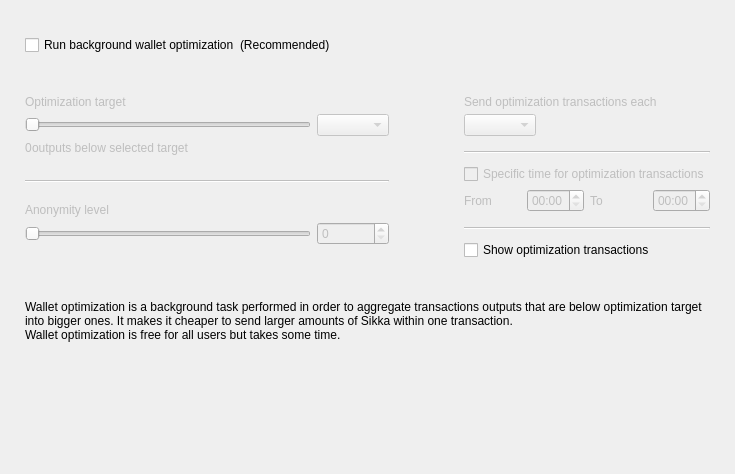
<?xml version="1.0" encoding="UTF-8"?>
<ui version="4.0">
 <class>OptimizationOptionsFrame</class>
 <widget class="QFrame" name="OptimizationOptionsFrame">
  <property name="geometry">
   <rect>
    <x>0</x>
    <y>0</y>
    <width>735</width>
    <height>474</height>
   </rect>
  </property>
  <property name="windowTitle">
   <string>Frame</string>
  </property>
  <property name="frameShape">
   <enum>QFrame::NoFrame</enum>
  </property>
  <property name="frameShadow">
   <enum>QFrame::Raised</enum>
  </property>
  <layout class="QVBoxLayout" name="verticalLayout">
   <property name="spacing">
    <number>0</number>
   </property>
   <property name="leftMargin">
    <number>25</number>
   </property>
   <property name="topMargin">
    <number>35</number>
   </property>
   <property name="rightMargin">
    <number>25</number>
   </property>
   <property name="bottomMargin">
    <number>0</number>
   </property>
   <item>
    <layout class="QHBoxLayout" name="horizontalLayout_2">
     <item>
      <widget class="QCheckBox" name="m_enableOptimizationCheck">
       <property name="text">
        <string>Run background wallet optimization</string>
       </property>
      </widget>
     </item>
     <item>
      <widget class="WalletGui::WalletNormalGrayTextLabel" name="label_8">
       <property name="text">
        <string>(Recommended)</string>
       </property>
      </widget>
     </item>
     <item>
      <spacer name="horizontalSpacer">
       <property name="orientation">
        <enum>Qt::Horizontal</enum>
       </property>
       <property name="sizeHint" stdset="0">
        <size>
         <width>40</width>
         <height>20</height>
        </size>
       </property>
      </spacer>
     </item>
    </layout>
   </item>
   <item>
    <spacer name="verticalSpacer_2">
     <property name="orientation">
      <enum>Qt::Vertical</enum>
     </property>
     <property name="sizeType">
      <enum>QSizePolicy::Fixed</enum>
     </property>
     <property name="sizeHint" stdset="0">
      <size>
       <width>20</width>
       <height>40</height>
      </size>
     </property>
    </spacer>
   </item>
   <item>
    <widget class="QWidget" name="m_optimizationOptionsWidget" native="true">
     <property name="enabled">
      <bool>true</bool>
     </property>
     <layout class="QHBoxLayout" name="horizontalLayout">
      <property name="spacing">
       <number>75</number>
      </property>
      <property name="leftMargin">
       <number>0</number>
      </property>
      <property name="topMargin">
       <number>0</number>
      </property>
      <property name="rightMargin">
       <number>0</number>
      </property>
      <property name="bottomMargin">
       <number>0</number>
      </property>
      <item alignment="Qt::AlignTop">
       <widget class="QWidget" name="widget1" native="true">
        <property name="enabled">
         <bool>false</bool>
        </property>
        <layout class="QGridLayout" name="gridLayout" columnstretch="50,0,0,0">
         <property name="leftMargin">
          <number>0</number>
         </property>
         <property name="topMargin">
          <number>0</number>
         </property>
         <property name="rightMargin">
          <number>0</number>
         </property>
         <property name="bottomMargin">
          <number>0</number>
         </property>
         <property name="verticalSpacing">
          <number>5</number>
         </property>
         <item row="0" column="0" colspan="4">
          <widget class="WalletGui::WalletNormalBlackTextLabel" name="label_5">
           <property name="text">
            <string>Optimization target</string>
           </property>
           <property name="indent">
            <number>0</number>
           </property>
          </widget>
         </item>
         <item row="4" column="0" colspan="4">
          <spacer name="verticalSpacer_3">
           <property name="orientation">
            <enum>Qt::Vertical</enum>
           </property>
           <property name="sizeType">
            <enum>QSizePolicy::Fixed</enum>
           </property>
           <property name="sizeHint" stdset="0">
            <size>
             <width>20</width>
             <height>20</height>
            </size>
           </property>
          </spacer>
         </item>
         <item row="1" column="0" colspan="3">
          <widget class="QSlider" name="m_thresholdSlider">
           <property name="maximum">
            <number>6</number>
           </property>
           <property name="pageStep">
            <number>1</number>
           </property>
           <property name="orientation">
            <enum>Qt::Horizontal</enum>
           </property>
          </widget>
         </item>
         <item row="1" column="3">
          <widget class="QComboBox" name="m_thresholdCombo"/>
         </item>
         <item row="5" column="0" colspan="4">
          <widget class="Line" name="line">
           <property name="orientation">
            <enum>Qt::Horizontal</enum>
           </property>
          </widget>
         </item>
         <item row="6" column="0" colspan="4">
          <spacer name="verticalSpacer_4">
           <property name="orientation">
            <enum>Qt::Vertical</enum>
           </property>
           <property name="sizeType">
            <enum>QSizePolicy::Fixed</enum>
           </property>
           <property name="sizeHint" stdset="0">
            <size>
             <width>20</width>
             <height>15</height>
            </size>
           </property>
          </spacer>
         </item>
         <item row="8" column="3">
          <widget class="QSpinBox" name="m_mixinSpin">
           <property name="buttonSymbols">
            <enum>QAbstractSpinBox::UpDownArrows</enum>
           </property>
          </widget>
         </item>
         <item row="7" column="0" colspan="4">
          <widget class="WalletGui::WalletNormalBlackTextLabel" name="label_7">
           <property name="text">
            <string>Anonymity level</string>
           </property>
           <property name="indent">
            <number>0</number>
           </property>
          </widget>
         </item>
         <item row="8" column="0" colspan="3">
          <widget class="QSlider" name="m_mixinSlider">
           <property name="pageStep">
            <number>1</number>
           </property>
           <property name="orientation">
            <enum>Qt::Horizontal</enum>
           </property>
          </widget>
         </item>
         <item row="2" column="0" colspan="4">
          <spacer name="verticalSpacer_12">
           <property name="orientation">
            <enum>Qt::Vertical</enum>
           </property>
           <property name="sizeType">
            <enum>QSizePolicy::Fixed</enum>
           </property>
           <property name="sizeHint" stdset="0">
            <size>
             <width>20</width>
             <height>0</height>
            </size>
           </property>
          </spacer>
         </item>
         <item row="3" column="0" colspan="4">
          <layout class="QHBoxLayout" name="horizontalLayout_3" stretch="0,1">
           <item>
            <widget class="QLabel" name="m_nonOptimizedOutputsLabel">
             <property name="text">
              <string>0</string>
             </property>
            </widget>
           </item>
           <item>
            <widget class="WalletGui::WalletNormalBlackTextLabel" name="m_nonOptimizedOutputsTextLabel">
             <property name="text">
              <string>outputs below selected target</string>
             </property>
            </widget>
           </item>
          </layout>
         </item>
        </layout>
       </widget>
      </item>
      <item>
       <layout class="QVBoxLayout" name="verticalLayout_3">
        <property name="spacing">
         <number>10</number>
        </property>
        <property name="rightMargin">
         <number>0</number>
        </property>
        <property name="bottomMargin">
         <number>0</number>
        </property>
        <item>
         <widget class="QWidget" name="widget2" native="true">
          <property name="enabled">
           <bool>false</bool>
          </property>
          <layout class="QGridLayout" name="gridLayout_2" columnstretch="0,0,0,0">
           <property name="leftMargin">
            <number>0</number>
           </property>
           <property name="topMargin">
            <number>0</number>
           </property>
           <property name="rightMargin">
            <number>0</number>
           </property>
           <property name="bottomMargin">
            <number>0</number>
           </property>
           <property name="verticalSpacing">
            <number>5</number>
           </property>
           <item row="2" column="0" colspan="2" alignment="Qt::AlignLeft">
            <widget class="QComboBox" name="m_periodCombo"/>
           </item>
           <item row="8" column="0">
            <widget class="WalletGui::WalletNormalBlackTextLabel" name="label_2">
             <property name="text">
              <string>From</string>
             </property>
            </widget>
           </item>
           <item row="8" column="1">
            <widget class="QTimeEdit" name="m_startTimeEdit">
             <property name="enabled">
              <bool>false</bool>
             </property>
             <property name="displayFormat">
              <string>HH:mm</string>
             </property>
            </widget>
           </item>
           <item row="8" column="2">
            <widget class="WalletGui::WalletNormalBlackTextLabel" name="label_3">
             <property name="text">
              <string>To</string>
             </property>
            </widget>
           </item>
           <item row="8" column="3">
            <widget class="QTimeEdit" name="m_stopTimeEdit">
             <property name="enabled">
              <bool>false</bool>
             </property>
             <property name="displayFormat">
              <string>HH:mm</string>
             </property>
            </widget>
           </item>
           <item row="6" column="0" colspan="4">
            <widget class="QCheckBox" name="m_optimizationTimeCheck">
             <property name="text">
              <string>Specific time for optimization transactions</string>
             </property>
            </widget>
           </item>
           <item row="4" column="0" colspan="4">
            <widget class="Line" name="line_2">
             <property name="orientation">
              <enum>Qt::Horizontal</enum>
             </property>
            </widget>
           </item>
           <item row="0" column="0" colspan="4">
            <widget class="WalletGui::WalletNormalBlackTextLabel" name="label_4">
             <property name="text">
              <string>Send optimization transactions each</string>
             </property>
             <property name="indent">
              <number>0</number>
             </property>
            </widget>
           </item>
           <item row="7" column="0" colspan="4">
            <spacer name="verticalSpacer_8">
             <property name="orientation">
              <enum>Qt::Vertical</enum>
             </property>
             <property name="sizeType">
              <enum>QSizePolicy::Fixed</enum>
             </property>
             <property name="sizeHint" stdset="0">
              <size>
               <width>20</width>
               <height>0</height>
              </size>
             </property>
            </spacer>
           </item>
           <item row="3" column="0" colspan="4">
            <spacer name="verticalSpacer_6">
             <property name="orientation">
              <enum>Qt::Vertical</enum>
             </property>
             <property name="sizeType">
              <enum>QSizePolicy::Fixed</enum>
             </property>
             <property name="sizeHint" stdset="0">
              <size>
               <width>20</width>
               <height>10</height>
              </size>
             </property>
            </spacer>
           </item>
           <item row="10" column="0" colspan="4">
            <widget class="Line" name="line_3">
             <property name="orientation">
              <enum>Qt::Horizontal</enum>
             </property>
            </widget>
           </item>
           <item row="1" column="0" colspan="4">
            <spacer name="verticalSpacer_5">
             <property name="orientation">
              <enum>Qt::Vertical</enum>
             </property>
             <property name="sizeType">
              <enum>QSizePolicy::Fixed</enum>
             </property>
             <property name="sizeHint" stdset="0">
              <size>
               <width>20</width>
               <height>0</height>
              </size>
             </property>
            </spacer>
           </item>
           <item row="5" column="0" colspan="4">
            <spacer name="verticalSpacer_7">
             <property name="orientation">
              <enum>Qt::Vertical</enum>
             </property>
             <property name="sizeType">
              <enum>QSizePolicy::Fixed</enum>
             </property>
             <property name="sizeHint" stdset="0">
              <size>
               <width>20</width>
               <height>5</height>
              </size>
             </property>
            </spacer>
           </item>
           <item row="9" column="0" colspan="4">
            <spacer name="verticalSpacer_10">
             <property name="orientation">
              <enum>Qt::Vertical</enum>
             </property>
             <property name="sizeType">
              <enum>QSizePolicy::Fixed</enum>
             </property>
             <property name="sizeHint" stdset="0">
              <size>
               <width>20</width>
               <height>10</height>
              </size>
             </property>
            </spacer>
           </item>
          </layout>
         </widget>
        </item>
        <item>
         <widget class="QCheckBox" name="m_showFusionTransactionsCheck">
          <property name="enabled">
           <bool>true</bool>
          </property>
          <property name="text">
           <string>Show optimization transactions</string>
          </property>
         </widget>
        </item>
       </layout>
      </item>
     </layout>
    </widget>
   </item>
   <item>
    <spacer name="verticalSpacer_11">
     <property name="orientation">
      <enum>Qt::Vertical</enum>
     </property>
     <property name="sizeType">
      <enum>QSizePolicy::Fixed</enum>
     </property>
     <property name="sizeHint" stdset="0">
      <size>
       <width>20</width>
       <height>40</height>
      </size>
     </property>
    </spacer>
   </item>
   <item>
    <widget class="WalletGui::WalletExtraNormalGrayTextLabel" name="m_helpLabel">
     <property name="text">
      <string>Wallet optimization is a background task performed in order to aggregate transactions outputs that are below optimization target into bigger ones. It makes it cheaper to send larger amounts of Sikka within one transaction.
Wallet optimization is free for all users but takes some time.</string>
     </property>
     <property name="wordWrap">
      <bool>true</bool>
     </property>
    </widget>
   </item>
   <item>
    <spacer name="verticalSpacer">
     <property name="orientation">
      <enum>Qt::Vertical</enum>
     </property>
     <property name="sizeHint" stdset="0">
      <size>
       <width>20</width>
       <height>40</height>
      </size>
     </property>
    </spacer>
   </item>
  </layout>
 </widget>
 <customwidgets>
  <customwidget>
   <class>WalletGui::WalletNormalGrayTextLabel</class>
   <extends>QLabel</extends>
   <header>Gui/Common/WalletTextLabel.h</header>
  </customwidget>
  <customwidget>
   <class>WalletGui::WalletNormalBlackTextLabel</class>
   <extends>QLabel</extends>
   <header>Gui/Common/WalletTextLabel.h</header>
  </customwidget>
  <customwidget>
   <class>WalletGui::WalletExtraNormalGrayTextLabel</class>
   <extends>QLabel</extends>
   <header>Gui/Common/WalletTextLabel.h</header>
  </customwidget>
 </customwidgets>
 <resources/>
 <connections>
  <connection>
   <sender>m_enableOptimizationCheck</sender>
   <signal>toggled(bool)</signal>
   <receiver>widget1</receiver>
   <slot>setEnabled(bool)</slot>
   <hints>
    <hint type="sourcelabel">
     <x>147</x>
     <y>47</y>
    </hint>
    <hint type="destinationlabel">
     <x>176</x>
     <y>204</y>
    </hint>
   </hints>
  </connection>
  <connection>
   <sender>m_thresholdSlider</sender>
   <signal>valueChanged(int)</signal>
   <receiver>OptimizationOptionsFrame</receiver>
   <slot>thresholdChanged(int)</slot>
   <hints>
    <hint type="sourcelabel">
     <x>116</x>
     <y>139</y>
    </hint>
    <hint type="destinationlabel">
     <x>355</x>
     <y>194</y>
    </hint>
   </hints>
  </connection>
  <connection>
   <sender>m_mixinSlider</sender>
   <signal>valueChanged(int)</signal>
   <receiver>OptimizationOptionsFrame</receiver>
   <slot>mixinChanged(int)</slot>
   <hints>
    <hint type="sourcelabel">
     <x>116</x>
     <y>240</y>
    </hint>
    <hint type="destinationlabel">
     <x>367</x>
     <y>236</y>
    </hint>
   </hints>
  </connection>
  <connection>
   <sender>m_optimizationTimeCheck</sender>
   <signal>toggled(bool)</signal>
   <receiver>m_startTimeEdit</receiver>
   <slot>setEnabled(bool)</slot>
   <hints>
    <hint type="sourcelabel">
     <x>543</x>
     <y>179</y>
    </hint>
    <hint type="destinationlabel">
     <x>501</x>
     <y>207</y>
    </hint>
   </hints>
  </connection>
  <connection>
   <sender>m_optimizationTimeCheck</sender>
   <signal>toggled(bool)</signal>
   <receiver>m_stopTimeEdit</receiver>
   <slot>setEnabled(bool)</slot>
   <hints>
    <hint type="sourcelabel">
     <x>543</x>
     <y>179</y>
    </hint>
    <hint type="destinationlabel">
     <x>643</x>
     <y>207</y>
    </hint>
   </hints>
  </connection>
  <connection>
   <sender>m_mixinSpin</sender>
   <signal>valueChanged(int)</signal>
   <receiver>OptimizationOptionsFrame</receiver>
   <slot>mixinChanged(int)</slot>
   <hints>
    <hint type="sourcelabel">
     <x>273</x>
     <y>271</y>
    </hint>
    <hint type="destinationlabel">
     <x>367</x>
     <y>236</y>
    </hint>
   </hints>
  </connection>
  <connection>
   <sender>m_thresholdCombo</sender>
   <signal>currentIndexChanged(int)</signal>
   <receiver>OptimizationOptionsFrame</receiver>
   <slot>thresholdChanged(int)</slot>
   <hints>
    <hint type="sourcelabel">
     <x>270</x>
     <y>139</y>
    </hint>
    <hint type="destinationlabel">
     <x>367</x>
     <y>236</y>
    </hint>
   </hints>
  </connection>
  <connection>
   <sender>m_enableOptimizationCheck</sender>
   <signal>toggled(bool)</signal>
   <receiver>widget2</receiver>
   <slot>setEnabled(bool)</slot>
   <hints>
    <hint type="sourcelabel">
     <x>158</x>
     <y>48</y>
    </hint>
    <hint type="destinationlabel">
     <x>556</x>
     <y>197</y>
    </hint>
   </hints>
  </connection>
 </connections>
 <slots>
  <slot>thresholdChanged(int)</slot>
  <slot>mixinChanged(int)</slot>
 </slots>
</ui>
